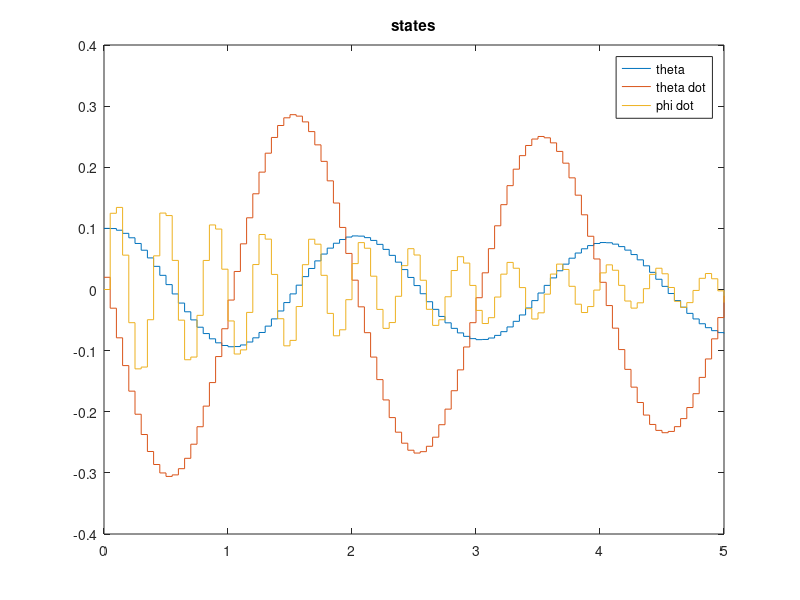
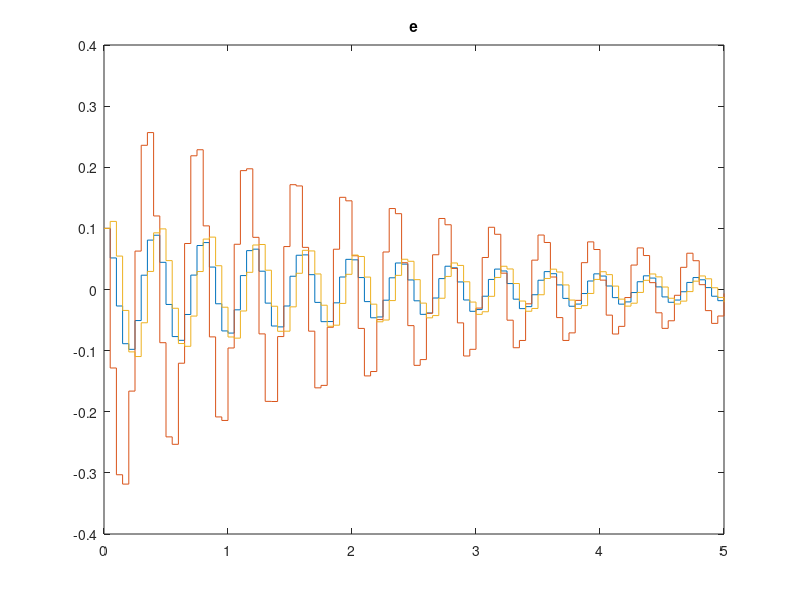

The MATLAB source for these figures, in order:
clear all
close all
clc

load('reaction_pendulum.mat')
%% LQR

Ts = 0.05;
G_disc = ss(Phi, Gamma, C, D, Ts);
G_cont = ss(A,B,C,D);

% poles_disc = pole(G_disc);

poles_cont = pole(G_cont);

q1 = 1;
q2 = 10; 
q3 = 100;

Q =[q1 0 0;
    0 q2 0;
    0 0 q3];
R = 10000;
K_lqr = dlqr(Phi,Gamma, Q,R);

poles_cont_5 = 5*poles_cont;

p1_obsv = exp(poles_cont_5(1)*Ts);
p2_obsv = exp(-poles_cont_5(2)*Ts);
p3_obsv = exp(poles_cont_5(3)*Ts);

p_obsv = [p1_obsv, p2_obsv, p3_obsv]';

L = place(Phi', C', p_obsv)';
eig(Phi - L*C)
% 
Phi_obsv = [Phi - Gamma*K_lqr Gamma*K_lqr;
            zeros(3,3) Phi-L*C];

% Phi_obsv = Phi - Gamma*K_lqr;
Gamma_obsv = [Gamma;
    zeros(size(Gamma))];

C_obsv = [1 0 0; 0 0 1];
C_obsv = eye(6);

sysObserver = ss(Phi_obsv, Gamma_obsv, C_obsv,[], Ts);

t = 0:Ts:5;
u = zeros(size(t));
y = lsim(sysObserver, u, t, [0.1 0.02 0.0 0.1 0.1 0.1]');

figure(1)
stairs(t, y(:,1))
hold on
stairs(t, y(:,2))
stairs(t, y(:,3))
title('states')
legend('theta', 'theta dot', 'phi dot')
figure(2)
stairs(t, y(:,4))
hold on
stairs(t, y(:,5))
stairs(t, y(:,6))
title('e')
